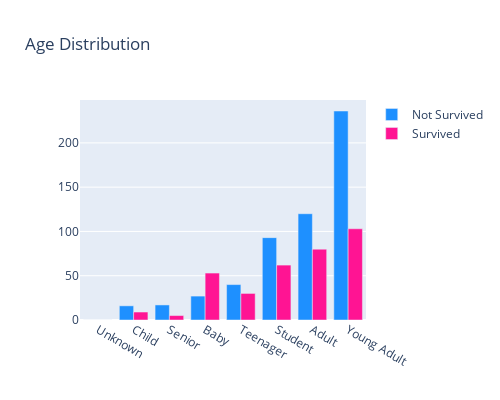

Here is the notebook cell this chart was saved with:
### Code cell
df_m = train_df[train_df['Survived'] == 0]
df_f = train_df[train_df['Survived'] == 1]
df_m = df_m['AgeGroup'].value_counts()
df_f = df_f['AgeGroup'].value_counts()

trace1 = go.Bar(x = df_m.index[::-1], y = df_m.values[::-1], name = 'Not Survived', marker = dict(color = 'dodgerblue'))
trace2 = go.Bar(x = df_f.index[::-1], y = df_f.values[::-1], name = 'Survived', marker = dict(color = 'deeppink'))
data = [trace1, trace2]
layout = go.Layout(height = 400, width = 500, title='Age Distribution')
fig = go.Figure(data = data, layout= layout)
py.iplot(fig)

### Figure 1 — Plotly figure (JSON) as saved in the notebook; plotly's stock layout.template omitted (floating-point values rounded to 4 significant figures)
{"data": [{"marker": {"color": "dodgerblue"}, "name": "Not Survived", "type": "bar", "x": ["Unknown", "Child", "Senior", "Baby", "Teenager", "Student", "Adult", "Young Adult"], "y": [0, 16, 17, 27, 40, 93, 120, 236]}, {"marker": {"color": "deeppink"}, "name": "Survived", "type": "bar", "x": ["Unknown", "Senior", "Child", "Teenager", "Baby", "Student", "Adult", "Young Adult"], "y": [0, 5, 9, 30, 53, 62, 80, 103]}], "layout": {"height": 400, "title": {"text": "Age Distribution"}, "width": 500}}
